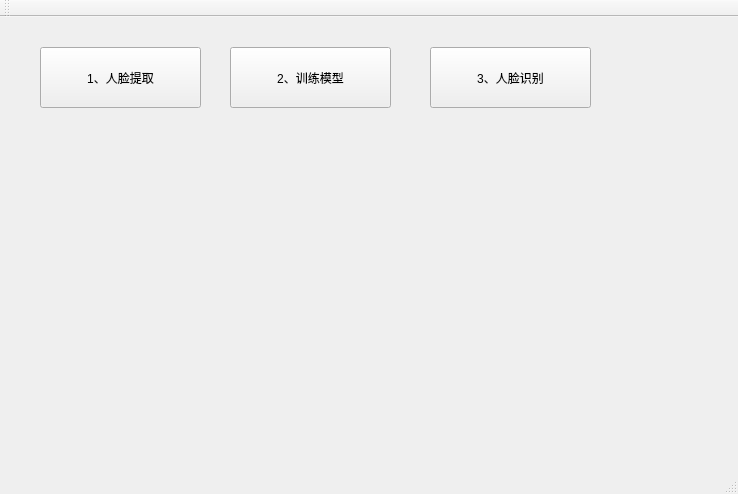
<?xml version="1.0" encoding="UTF-8"?>
<ui version="4.0">
 <class>MainWindow</class>
 <widget class="QMainWindow" name="MainWindow">
  <property name="geometry">
   <rect>
    <x>0</x>
    <y>0</y>
    <width>738</width>
    <height>494</height>
   </rect>
  </property>
  <property name="windowTitle">
   <string>MainWindow</string>
  </property>
  <widget class="QWidget" name="centralWidget">
   <widget class="QPushButton" name="pushButton">
    <property name="geometry">
     <rect>
      <x>40</x>
      <y>30</y>
      <width>161</width>
      <height>61</height>
     </rect>
    </property>
    <property name="text">
     <string>1、人脸提取</string>
    </property>
   </widget>
   <widget class="QPushButton" name="pushButton_2">
    <property name="geometry">
     <rect>
      <x>230</x>
      <y>30</y>
      <width>161</width>
      <height>61</height>
     </rect>
    </property>
    <property name="text">
     <string>2、训练模型</string>
    </property>
   </widget>
   <widget class="QPushButton" name="pushButton_3">
    <property name="geometry">
     <rect>
      <x>430</x>
      <y>30</y>
      <width>161</width>
      <height>61</height>
     </rect>
    </property>
    <property name="text">
     <string>3、人脸识别</string>
    </property>
   </widget>
  </widget>
  <widget class="QMenuBar" name="menuBar">
   <property name="geometry">
    <rect>
     <x>0</x>
     <y>0</y>
     <width>738</width>
     <height>23</height>
    </rect>
   </property>
  </widget>
  <widget class="QToolBar" name="mainToolBar">
   <attribute name="toolBarArea">
    <enum>TopToolBarArea</enum>
   </attribute>
   <attribute name="toolBarBreak">
    <bool>false</bool>
   </attribute>
  </widget>
  <widget class="QStatusBar" name="statusBar"/>
 </widget>
 <layoutdefault spacing="6" margin="11"/>
 <resources/>
 <connections/>
</ui>
